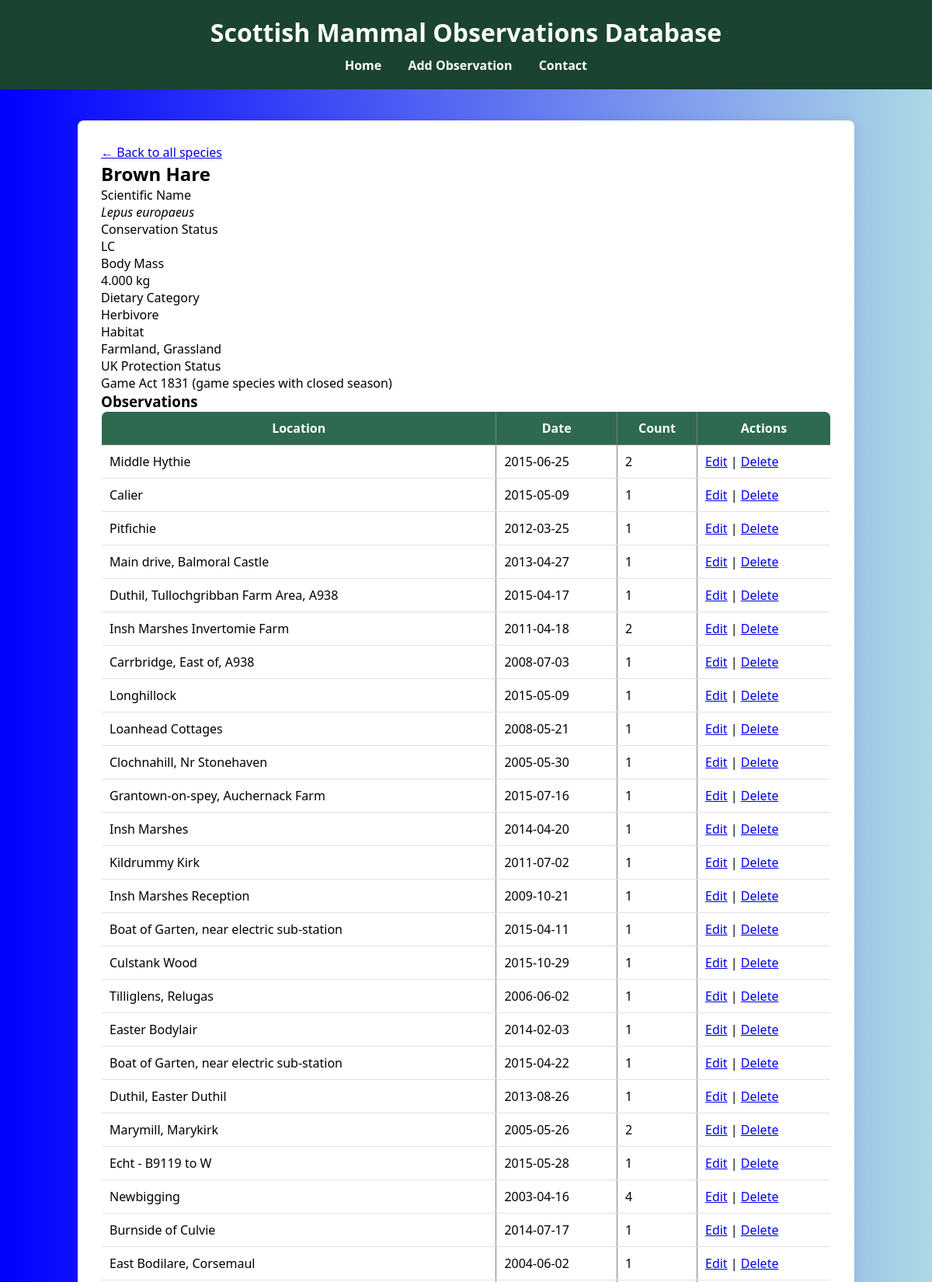
Page /species.php?key=7952072 (upper part) on the committed database.
### tables this page shows
CREATE TABLE `species` (
  `gbif_species_key` int(11) NOT NULL COMMENT 'GBIF (Global Biodiversity Information Facility) species identifier',
  `species_name` varchar(100) NOT NULL COMMENT 'Scientific name of the species',
  `common_name` varchar(100) DEFAULT NULL COMMENT 'Common English name',
  `iucn_red_list_category` varchar(10) DEFAULT NULL COMMENT 'IUCN Red List conservation status code',
  `body_mass_kg` decimal(10,3) DEFAULT NULL COMMENT 'Typical body mass in kilograms',
  `dietary_category` varchar(50) DEFAULT NULL COMMENT 'Primary dietary classification (Herbivore, Carnivore, Omnivore, Insectivore, Piscivore)',
  `uk_protection_status` varchar(255) DEFAULT NULL COMMENT 'UK legal protection status and relevant legislation',
  `habitat` varchar(100) DEFAULT NULL COMMENT 'Primary habitat types',
  `image_url` varchar(255) DEFAULT NULL COMMENT 'URL to species image (e.g., from Wikimedia Commons)',
  PRIMARY KEY (`gbif_species_key`),
  KEY `idx_species_name` (`species_name`),
  KEY `idx_dietary_category` (`dietary_category`),
  KEY `idx_iucn_category` (`iucn_red_list_category`)
);

CREATE TABLE `observations` (
  `id` int(11) NOT NULL,
  `locality` varchar(255) DEFAULT NULL COMMENT 'Location name or description',
  `individual_count` int(11) DEFAULT NULL COMMENT 'Number of individuals observed',
  `latitude` decimal(10,6) DEFAULT NULL COMMENT 'Decimal latitude (WGS84)',
  `longitude` decimal(10,6) DEFAULT NULL COMMENT 'Decimal longitude (WGS84)',
  `gbif_species_key` int(11) DEFAULT NULL COMMENT 'GBIF species identifier - foreign key to SPECIES table',
  `observation_date` date DEFAULT NULL,
  PRIMARY KEY (`id`),
  KEY `idx_gbif_key` (`gbif_species_key`),
  KEY `idx_location` (`latitude`,`longitude`),
  CONSTRAINT `fk_species` FOREIGN KEY (`gbif_species_key`) REFERENCES `species` (`gbif_species_key`)
);

### includes/config.php (called while the page is built, shortened)
<?php
function e($string) {
    return htmlspecialchars($string, ENT_QUOTES, 'UTF-8');
}

### species.php (the view, shortened to what this page needs)
<?php
$speciesKey = (int)$_GET['key'];
$pdo = getDbConnection();
$stmt = $pdo->prepare('
    SELECT
        gbif_species_key,
        species_name,
        common_name,
        iucn_red_list_category,
        body_mass_kg,
        dietary_category,
        uk_protection_status,
        habitat,
        image_url
    FROM species
    WHERE gbif_species_key = ?
');
$stmt->execute([$speciesKey]);
$species = $stmt->fetch();
$stmtObs = $pdo->prepare("
    SELECT * FROM observations
    WHERE gbif_species_key = ?
");
$stmtObs->execute([$speciesKey]);
$observations = $stmtObs->fetchAll();
require_once 'includes/header.php';
?>
<p><a href="index.php">&larr; Back to all species</a></p>
<h2><?php echo e($species['common_name']); ?></h2>
<dl>
    <dt>Scientific Name</dt>
    <dd><em><?php echo e($species['species_name']); ?></em></dd>
    <dt>Conservation Status</dt>
    <dd><?php echo $species['iucn_red_list_category'] ? e($species['iucn_red_list_category']) : 'Not listed'; ?></dd>
    <dt>Body Mass</dt>
    <dd><?php echo e($species['body_mass_kg']); ?> kg</dd>
    <dt>Dietary Category</dt>
    <dd><?php echo e($species['dietary_category']); ?></dd>
    <dt>Habitat</dt>
    <dd><?php echo e($species['habitat']); ?></dd>
    <dt>UK Protection Status</dt>
    <dd><?php echo e($species['uk_protection_status']); ?></dd>
</dl>
<h3>Observations</h3>
<?php if (empty($observations)): ?>
    <p>No observations found.</p>
<?php else: ?>
    <table border="1" cellpadding="10">
        <tr>
            <th>Location</th>
            <th>Date</th>
            <th>Count</th>
			<th>Actions</th>
        </tr>
        <?php foreach ($observations as $obs): ?>
            <tr>
                <td><?php echo $obs['locality'] ?? 'Not recorded'; ?></td>
                <td><?php echo $obs['observation_date'] ?? 'Unknown'; ?></td>
                <td><?php echo $obs['individual_count']; ?></td>
			   <td>
				<a href="edit_observation.php?id=<?php echo $obs['id']; ?>">Edit</a> |
    <a href="delete_observation.php?id=<?php echo $obs['id']; ?>"
       onclick="return confirm('Are you sure?');">
        Delete
    </a>
</td>
            </tr>
        <?php endforeach; ?>
    </table>
<?php endif; ?>
<?php require_once 'includes/footer.php'; ?>

### css/style.css (style rules this page uses)
:root { --clr-primary: #2d6a4f; --clr-primary-dark: #1b4332; --clr-primary-light: #52b788; --clr-accent: #f4a261; --clr-bg: #f8f9fa; --clr-surface: #ffffff; --clr-text: #212529; --clr-text-muted: #6c757d; --clr-border: #dee2e6; --radius: 8px; --shadow: 0 4px 20px rgba(0,0,0,0.08); }
* { box-sizing: border-box; margin: 0; padding: 0; }
body { font-family: 'Segoe UI', sans-serif; background: linear-gradient(to right, blue, lightblue); min-height: 100vh; }
table { width: 100%; border-collapse: collapse; background: white; border-radius: var(--radius); overflow: hidden; }
th { background: var(--clr-primary); color: white; padding: 10px; }
td { padding: 10px; border-bottom: 1px solid var(--clr-border); }

### rows in the picture
species: common_name "Brown Hare", species_name "Lepus europaeus", iucn_red_list_category "LC", body_mass_kg "4.000", dietary_category "Herbivore", habitat "Farmland, Grassland", uk_protection_status "Game Act 1831 (game species with closed season)"
observations: locality "Middle Hythie", observation_date "2015-06-25", individual_count "2"
observations: locality "Calier", observation_date "2015-05-09", individual_count "1"
observations: locality "Pitfichie", observation_date "2012-03-25", individual_count "1"
observations: locality "Main drive, Balmoral Castle", observation_date "2013-04-27", individual_count "1"
observations: locality "Duthil, Tullochgribban Farm Area, A938", observation_date "2015-04-17", individual_count "1"
observations: locality "Insh Marshes Invertomie Farm", observation_date "2011-04-18", individual_count "2"
observations: locality "Carrbridge, East of, A938", observation_date "2008-07-03", individual_count "1"
observations: locality "Longhillock", observation_date "2015-05-09", individual_count "1"
observations: locality "Loanhead Cottages", observation_date "2008-05-21", individual_count "1"
observations: locality "Clochnahill, Nr Stonehaven", observation_date "2005-05-30", individual_count "1"
observations: locality "Grantown-on-spey, Auchernack Farm", observation_date "2015-07-16", individual_count "1"
observations: locality "Insh Marshes", observation_date "2014-04-20", individual_count "1"
observations: locality "Kildrummy Kirk", observation_date "2011-07-02", individual_count "1"
observations: locality "Insh Marshes Reception", observation_date "2009-10-21", individual_count "1"
observations: locality "Boat of Garten, near electric sub-station", observation_date "2015-04-11", individual_count "1"
observations: locality "Culstank Wood", observation_date "2015-10-29", individual_count "1"
observations: locality "Tilliglens, Relugas", observation_date "2006-06-02", individual_count "1"
observations: locality "Easter Bodylair", observation_date "2014-02-03", individual_count "1"
observations: locality "Boat of Garten, near electric sub-station", observation_date "2015-04-22", individual_count "1"
observations: locality "Duthil, Easter Duthil", observation_date "2013-08-26", individual_count "1"
observations: locality "Marymill, Marykirk", observation_date "2005-05-26", individual_count "2"
observations: locality "Echt - B9119 to W", observation_date "2015-05-28", individual_count "1"
observations: locality "Newbigging", observation_date "2003-04-16", individual_count "4"
observations: locality "Burnside of Culvie", observation_date "2014-07-17", individual_count "1"
observations: locality "East Bodilare, Corsemaul", observation_date "2004-06-02", individual_count "1"
